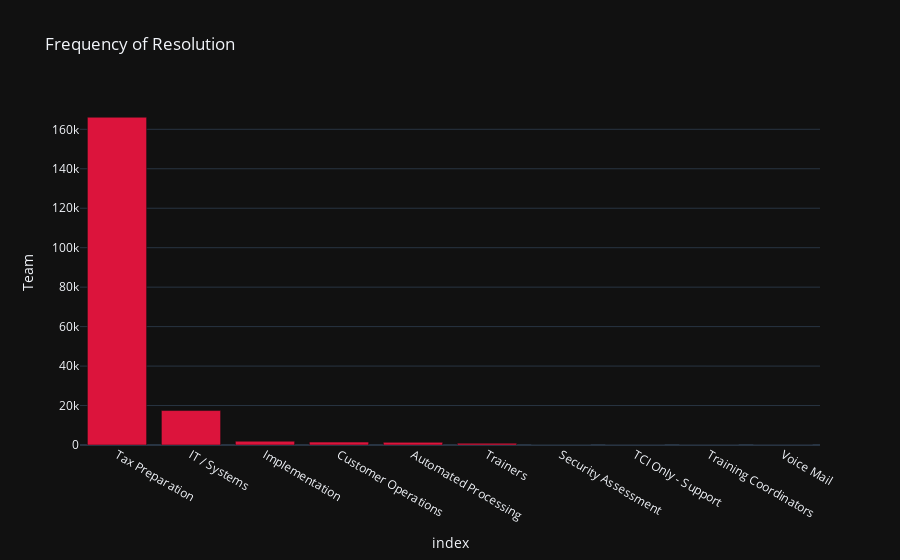

This figure's notebook cell:
### Code cell
typecounts = df["Team"].value_counts()
typecounts = pd.DataFrame(typecounts).reset_index()
fig = px.bar(typecounts, 
             x="index", 
             y="Team",  
             title="Frequency of Resolution",
             color_discrete_sequence=["#DC143C"], template='plotly_dark')
fig.show()

### Figure 1 — Plotly figure (JSON) as saved in the notebook; plotly's stock layout.template omitted (floating-point values rounded to 4 significant figures)
{"data": [{"alignmentgroup": "True", "hovertemplate": "index=%{x}<br>Team=%{y}<extra></extra>", "legendgroup": "", "marker": {"color": "#DC143C", "pattern": {"shape": ""}}, "name": "", "offsetgroup": "", "orientation": "v", "showlegend": false, "textposition": "auto", "type": "bar", "x": ["Tax Preparation", "IT / Systems", "Implementation", "Customer Operations", "Automated Processing", "Trainers", "Security Assessment", "TCI Only - Support", "Training Coordinators", "Voice Mail"], "xaxis": "x", "y": [166108, 17456, 1901, 1469, 1332, 866, 28, 13, 11, 2], "yaxis": "y"}], "layout": {"barmode": "relative", "legend": {"tracegroupgap": 0}, "title": {"text": "Frequency of Resolution"}, "xaxis": {"anchor": "y", "domain": [0, 1], "title": {"text": "index"}}, "yaxis": {"anchor": "x", "domain": [0, 1], "title": {"text": "Team"}}}}
